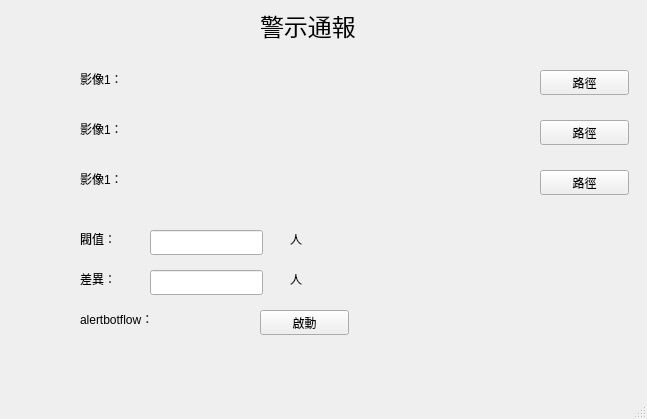
<?xml version="1.0" encoding="UTF-8"?>
<ui version="4.0">
 <class>MainWindow</class>
 <widget class="QMainWindow" name="MainWindow">
  <property name="geometry">
   <rect>
    <x>0</x>
    <y>0</y>
    <width>647</width>
    <height>419</height>
   </rect>
  </property>
  <property name="windowTitle">
   <string>智能巡邏</string>
  </property>
  <widget class="QWidget" name="centralwidget">
   <widget class="QLabel" name="label_11">
    <property name="geometry">
     <rect>
      <x>260</x>
      <y>10</y>
      <width>111</width>
      <height>31</height>
     </rect>
    </property>
    <property name="font">
     <font>
      <pointsize>18</pointsize>
     </font>
    </property>
    <property name="text">
     <string>警示通報</string>
    </property>
   </widget>
   <widget class="QLabel" name="label1">
    <property name="geometry">
     <rect>
      <x>160</x>
      <y>70</y>
      <width>371</width>
      <height>17</height>
     </rect>
    </property>
    <property name="text">
     <string/>
    </property>
   </widget>
   <widget class="QLabel" name="label">
    <property name="geometry">
     <rect>
      <x>80</x>
      <y>70</y>
      <width>67</width>
      <height>17</height>
     </rect>
    </property>
    <property name="text">
     <string>影像1：</string>
    </property>
   </widget>
   <widget class="QPushButton" name="pushButton1">
    <property name="geometry">
     <rect>
      <x>540</x>
      <y>70</y>
      <width>89</width>
      <height>25</height>
     </rect>
    </property>
    <property name="text">
     <string>路徑</string>
    </property>
   </widget>
   <widget class="QLabel" name="label2">
    <property name="geometry">
     <rect>
      <x>160</x>
      <y>120</y>
      <width>361</width>
      <height>17</height>
     </rect>
    </property>
    <property name="text">
     <string/>
    </property>
   </widget>
   <widget class="QLabel" name="label_4">
    <property name="geometry">
     <rect>
      <x>80</x>
      <y>120</y>
      <width>67</width>
      <height>17</height>
     </rect>
    </property>
    <property name="text">
     <string>影像1：</string>
    </property>
   </widget>
   <widget class="QPushButton" name="pushButton2">
    <property name="geometry">
     <rect>
      <x>540</x>
      <y>120</y>
      <width>89</width>
      <height>25</height>
     </rect>
    </property>
    <property name="text">
     <string>路徑</string>
    </property>
   </widget>
   <widget class="QPushButton" name="pushButton3">
    <property name="geometry">
     <rect>
      <x>540</x>
      <y>170</y>
      <width>89</width>
      <height>25</height>
     </rect>
    </property>
    <property name="text">
     <string>路徑</string>
    </property>
   </widget>
   <widget class="QLabel" name="label_5">
    <property name="geometry">
     <rect>
      <x>80</x>
      <y>170</y>
      <width>67</width>
      <height>17</height>
     </rect>
    </property>
    <property name="text">
     <string>影像1：</string>
    </property>
   </widget>
   <widget class="QLabel" name="label3">
    <property name="geometry">
     <rect>
      <x>160</x>
      <y>170</y>
      <width>361</width>
      <height>17</height>
     </rect>
    </property>
    <property name="text">
     <string/>
    </property>
   </widget>
   <widget class="QLabel" name="label_7">
    <property name="geometry">
     <rect>
      <x>80</x>
      <y>230</y>
      <width>67</width>
      <height>17</height>
     </rect>
    </property>
    <property name="text">
     <string>閥值：</string>
    </property>
   </widget>
   <widget class="QLabel" name="label_8">
    <property name="geometry">
     <rect>
      <x>80</x>
      <y>270</y>
      <width>67</width>
      <height>17</height>
     </rect>
    </property>
    <property name="text">
     <string>差異：</string>
    </property>
   </widget>
   <widget class="QLabel" name="label_9">
    <property name="geometry">
     <rect>
      <x>80</x>
      <y>310</y>
      <width>121</width>
      <height>17</height>
     </rect>
    </property>
    <property name="text">
     <string>alertbotflow：</string>
    </property>
   </widget>
   <widget class="QPushButton" name="pushButtonStart">
    <property name="geometry">
     <rect>
      <x>260</x>
      <y>310</y>
      <width>89</width>
      <height>25</height>
     </rect>
    </property>
    <property name="text">
     <string>啟動</string>
    </property>
   </widget>
   <widget class="QLineEdit" name="lineEdit">
    <property name="geometry">
     <rect>
      <x>150</x>
      <y>230</y>
      <width>113</width>
      <height>25</height>
     </rect>
    </property>
   </widget>
   <widget class="QLineEdit" name="lineEdit_2">
    <property name="geometry">
     <rect>
      <x>150</x>
      <y>270</y>
      <width>113</width>
      <height>25</height>
     </rect>
    </property>
   </widget>
   <widget class="QLabel" name="label_10">
    <property name="geometry">
     <rect>
      <x>290</x>
      <y>230</y>
      <width>67</width>
      <height>17</height>
     </rect>
    </property>
    <property name="text">
     <string>人</string>
    </property>
   </widget>
   <widget class="QLabel" name="label_12">
    <property name="geometry">
     <rect>
      <x>290</x>
      <y>270</y>
      <width>67</width>
      <height>17</height>
     </rect>
    </property>
    <property name="text">
     <string>人</string>
    </property>
   </widget>
  </widget>
  <widget class="QStatusBar" name="statusbar"/>
 </widget>
 <resources/>
 <connections/>
</ui>
